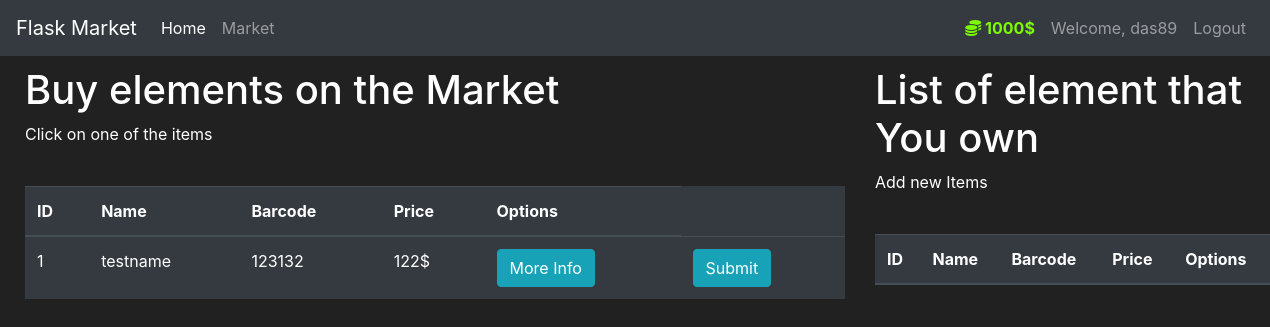
Before: /market (signed in) with the older database file.
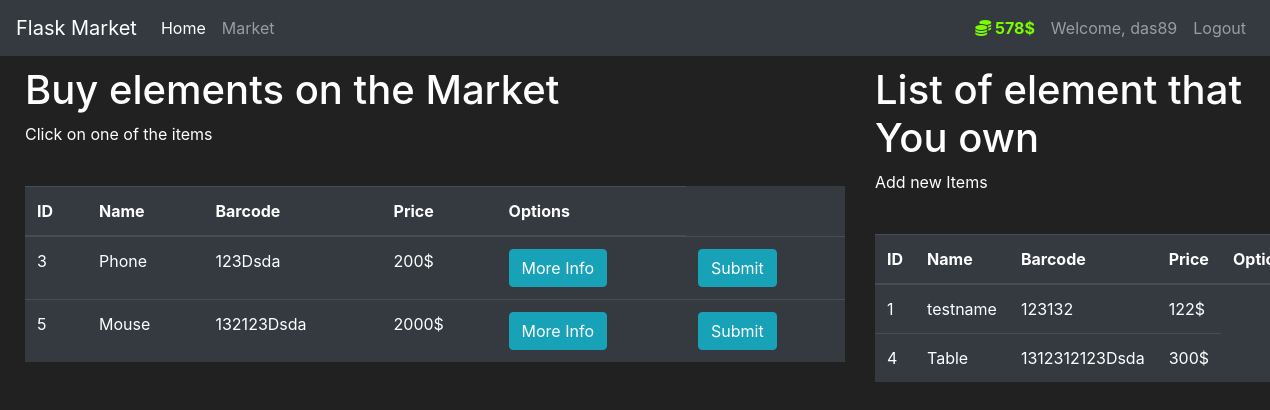
After: the same page with the newer database file.
### market/models.py (models this page shows, shortened)
class User(db.Model, UserMixin):
    id = db.Column(db.Integer(), primary_key=True)
    name = db.Column(db.String(length=30), nullable=False, unique=True)
    email = db.Column(db.String(length=50), nullable=False, unique=True)
    password_hash = db.Column(db.String(length=60), nullable=False)
    budget = db.Column(db.Integer(), nullable=False, default=1000)
    items = db.relationship('Item', backref='owned_user')
    @property
    def password(self):
        return self.password
    @property
    def prettier_budget(self):
        return f'{self.budget}$'

class Item(db.Model):
    id = db.Column(db.Integer(), primary_key=True)
    name = db.Column(db.String(length=30), nullable=False, unique=True)
    price = db.Column(db.Integer(), nullable=False)
    barcode = db.Column(db.String(length=12), nullable=False, unique=True)
    description = db.Column(db.String(length=1024), nullable=False, unique=True)
    owner = db.Column(db.Integer(), db.ForeignKey('user.id'))

### market/routes.py (the view, shortened to what this page needs)
@app.route('/market', methods=['POST', 'GET'])
@login_required
def market_page():
    purchase_form = PurchaseForm()
    items = Item.query.filter_by(owner=None)
    owned_items = Item.query.filter_by(owner=current_user.id)
    return render_template('market.html', items=items, purchase_form=purchase_form, owned_items=owned_items)

### market/forms.py
class PurchaseForm(FlaskForm):
    purchase_button = SubmitField(label='Submit', validators=[])

### market/models.py (called while the page is built)
@login_manager.user_loader
def load_user(user_id):
    return User.query.get(int(user_id))

### market/templates/market.html (shortened to what this page needs)
{% extends 'base.html' %}
{% block content %}
<div class="row" style="margin-top: 10px; margin-left: 10px;">
    <div class="col-8">
        <h1>Buy elements on the Market</h1>
        <p>Click on one of the items</p>
        <br>
        <table class="table table-hover table-dark">
            <thead>
                <tr>
                    <th scope="col">ID</th>
                    <th scope="col">Name</th>
                    <th scope="col">Barcode</th>
                    <th scope="col">Price</th>
                    <th scope="col">Options</th>
                </tr>
            </thead>
            <tbody>
                {% for item in items %}
                    <tr>
                        <td>{{ item.id }}</td>
                        <td>{{ item.name }}</td>
                        <td>{{ item.barcode }}</td>
                        <td>{{ item.price }}$</td>
                        <td>
                            <button class="btn btn-outline btn-info">More Info</button>
                        </td>
                        <td>
                            <form method="post">
                                {{ purchase_form.purchase_button(class='btn btn-outline btn-info value="{{ item.name }}"') }}
                            </form>
                        </td>
                    </tr>
                {% endfor %}
            </tbody>
        </table>
    </div>
    <div class="col-4">
        <h1>List of element that You own</h1>
        <p>Add new Items</p>
        <br>
        <table class="table table-hover table-dark">
            <thead>
                <tr>
                    <th scope="col">ID</th>
                    <th scope="col">Name</th>
                    <th scope="col">Barcode</th>
                    <th scope="col">Price</th>
                    <th scope="col">Options</th>
                </tr>
            </thead>
            <tbody>
                {% for item in owned_items %}
                    <tr>
                        <td>{{ item.id }}</td>
                        <td>{{ item.name }}</td>
                        <td>{{ item.barcode }}</td>
                        <td>{{ item.price }}$</td>
                    </tr>
                {% endfor %}
            </tbody>
        </table>
    </div>
</div>
{% endblock %}

### market/templates/base.html (shortened to what this page needs)
<!doctype html>
<html lang="en">
   <head>
      <link rel="stylesheet" href="https://cdn.jsdelivr.net/npm/bootstrap@4.5.3/dist/css/bootstrap.min.css">
   </head>
   <body>
    <nav class="navbar navbar-expand-md navbar-dark bg-dark">
      <a class="navbar-brand" href="#">Flask Market</a>
      <div class="collapse navbar-collapse" id="navbarNav">
        <ul class="navbar-nav mr-auto">
            <li class="nav-item active">
                <a class="nav-link" href="{{ url_for('home_page') }}">Home <span class="sr-only">(current)</span></a>
            </li>
            <li class="nav-item">
                <a class="nav-link" href="{{ url_for('market_page') }}">Market</a>
            </li>
        </ul>
          {% if current_user.is_authenticated %}
            <ul class="navbar-nav">
                <li class="nav-item">
                    <a class="nav-link" style="color: lawngreen; font-weight: bold">
                        <i class="fas fa-coins"></i>
                        {{ current_user.prettier_budget }}
                    </a>
                </li>
                <li class="nav-item">
                    <a class="nav-link">Welcome, {{ current_user.name }}</a>
                </li>
                <li class="nav-item">
                    <a class="nav-link" href="{{ url_for('logout') }}">Logout</a>
                </li>
            </ul>
          {% endif %}
      </div>
    </nav>
      {% block content %}
      {% endblock %}
   </body>
</html>

### market/templates/base.html (style rules this page uses)
body { background-color: #212121; color: white }

Changed rows visible on the page:
changed User "das89": prettier_budget "1000$" → "578$"
added Item: id "3", name "Phone", barcode "123Dsda", price "200", shown under "Buy elements on the Market"
added Item: id "5", name "Mouse", barcode "132123Dsda", price "2000", shown under "Buy elements on the Market"
changed Item "testname": moves from the list under "Buy elements on the Market" to the list under "List of element that You own"
added Item: id "4", name "Table", barcode "1312312123Dsda", price "300", shown under "List of element that You own"
